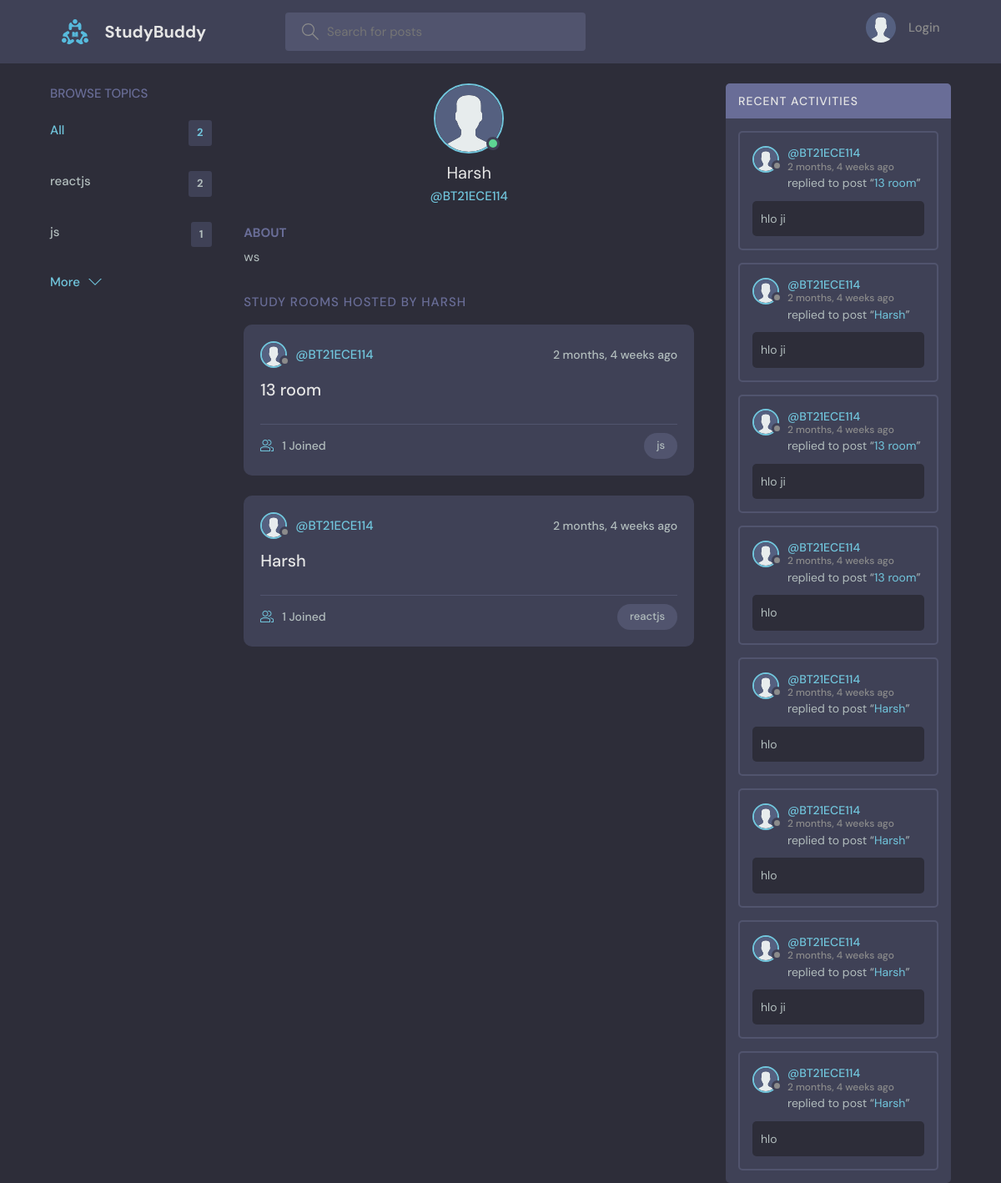
Page /profile/1/ on the committed database.
### base/models.py (models this page shows, shortened)
class Topic(models.Model):
    name = models.CharField(max_length=200)

class User(AbstractUser):
    name = models.CharField(max_length=200, null=True)
    email = models.EmailField(unique=True, null=True)
    bio = models.TextField(null=True)
    avatar = models.ImageField(null=True, default="avatar.svg")
    USERNAME_FIELD = 'email'
    REQUIRED_FIELDS = []
    objects=UserManager()

class Room(models.Model):
    host = models.ForeignKey(User, on_delete=models.SET_NULL, null=True)
    topic = models.ForeignKey(Topic, on_delete=models.SET_NULL, null=True)
    name = models.CharField(max_length=200)
    description = models.TextField(null=True, blank=True)
    participants = models.ManyToManyField(
        User, related_name='participants', blank=True)
    updated = models.DateTimeField(auto_now=True)
    created = models.DateTimeField(auto_now_add=True)
    class Meta:
        ordering = ['-updated', '-created']
    def __str__(self):
        return self.name

class Message(models.Model):
    user = models.ForeignKey(User, on_delete=models.CASCADE)
    room = models.ForeignKey(Room, on_delete=models.CASCADE)
    body = models.TextField()
    updated = models.DateTimeField(auto_now=True)
    created = models.DateTimeField(auto_now_add=True)
    class Meta:
        ordering = ['-updated', '-created']

### base/views.py (the view)
# urls.py: path('profile/<str:pk>/', views.userProfile, name="user-profile"),
def userProfile(request, pk):
    user = User.objects.get(id=pk)
    rooms = user.room_set.all()
    room_messages = user.message_set.all()
    topics = Topic.objects.all()
    context = {'user': user, 'rooms': rooms,
               'room_messages': room_messages, 'topics': topics}
    return render(request, 'base/profile.html', context)

### base/templates/base/profile.html (shortened to what this page needs)
{% extends 'main.html' %}
{% block content %}
<main class="profile-page layout layout--3">
  <div class="container">
    {% include 'base/topics_component.html' %}
    <div class="roomList">
      <div class="profile">
        <div class="profile__avatar">
          <div class="avatar avatar--large active">
            <img src="{{user.avatar.url}}" />
          </div>
        </div>
        <div class="profile__info">
          <h3>{{user.name}}</h3>
          <p>@{{user.username}}</p>
        </div>
        <div class="profile__about">
          <h3>About</h3>
          <p>
            {{user.bio}}
          </p>
        </div>
      </div>
      <div class="roomList__header">
        <div>
          <h2>Study Rooms Hosted by HARSH</a>
          </h2>
        </div>
      </div>
      {% include 'base/feed_component.html' %}
    </div>
    {% include 'base/activity_component.html' %}
  </div>
</main>
{% endblock content %}

### templates/main.html (shortened to what this page needs)
<!DOCTYPE html>
{% load static %}
<html lang="en">
<head>
    <link rel="stylesheet" href="{% static 'styles/style.css' %}" />
</head>
<body>
    {% include 'navbar.html' %}
    {% block content %}
    {% endblock %}
</body>
</html>

### templates/navbar.html (shortened to what this page needs)
{% load static %}
<header class="header header--loggedIn">
    <div class="container">
        <a href="{% url 'home' %}" class="header__logo">
            <img src="{% static 'images/logo.svg' %}" />
            <h1>StudyBuddy</h1>
        </a>
        <form class="header__search" method="GET" action="{% url 'home' %}">
            <label>
                <input name="q" placeholder="Search for posts" />
            </label>
        </form>
        <nav class="header__menu">
            {% if request.user.is_authenticated %}
            <div class="header__user">
                <a href="{% url 'update-user' %}">
                    <div class="avatar avatar--medium active">
                        <img src="{{request.user.avatar.url}}" />
                    </div>
                    <p>{{request.user.username}} <span>@{{request.user.username}}</span></p>
                </a>
                <button class="dropdown-button">
                    <svg version="1.1" xmlns="http://www.w3.org/2000/svg" width="32" height="32" viewBox="0 0 32 32">
                        <title>chevron-down</title>
                        <path d="M16 21l-13-13h-3l16 16 16-16h-3l-13 13z"></path>
                    </svg>
                </button>
            </div>
            {% else %}
            <a href="{% url 'login' %}">
                <img src="{% static 'images/avatar.svg' %}" />
                <p>Login</p>
            </a>
            {% endif %}
        </nav>
    </div>
</header>

### base/templates/base/topics_component.html
<div class="topics">
    <div class="topics__header">
        <h2>Browse Topics</h2>
    </div>
    <ul class="topics__list">
        <li>
            <a href="{% url 'home' %}" class="active">All <span>{{topics.count}}</span></a>
        </li>
        {% for topic in topics %}
        <li>
            <a href="{% url 'home' %}?q={{topic.name}}">{{topic.name}}<span>{{topic.room_set.all.count}}</span></a>
        </li>
        {% endfor %}
    </ul>
    <a class="btn btn--link" href="{% url 'topics' %}">
        More
        <svg version="1.1" xmlns="http://www.w3.org/2000/svg" width="32" height="32" viewBox="0 0 32 32">
            <title>chevron-down</title>
            <path d="M16 21l-13-13h-3l16 16 16-16h-3l-13 13z"></path>
        </svg>
    </a>
</div>

### base/templates/base/feed_component.html (shortened to what this page needs)
{% for room in rooms %}
<div class="roomListRoom">
    <div class="roomListRoom__header">
        <a href="{% url 'user-profile' room.host.id %}" class="roomListRoom__author">
            <div class="avatar avatar--small">
                <img src="{{room.host.avatar.url}}" />
            </div>
            <span>@{{room.host.username}}</span>
        </a>
        <div class="roomListRoom__actions">
            <span>{{room.created|timesince}} ago</span>
        </div>
    </div>
    <div class="roomListRoom__content">
        <a href="{% url 'room' room.id %}">{{room.name}}</a>
    </div>
    <div class="roomListRoom__meta">
        <a href="{% url 'room' room.id %}" class="roomListRoom__joined">
            {{room.participants.all.count}} Joined
        </a>
        <p class="roomListRoom__topic">{{room.topic.name}}</p>
    </div>
</div>
{% endfor %}

### base/templates/base/activity_component.html (shortened to what this page needs)
<div class="activities">
    <div class="activities__header">
        <h2>Recent Activities</h2>
    </div>
    {% for message in room_messages %}
    <div class="activities__box">
        <div class="activities__boxHeader roomListRoom__header">
            <a href="{% url 'user-profile' message.user.id %}" class="roomListRoom__author">
                <div class="avatar avatar--small">
                    <img src="{{message.user.avatar.url}}" />
                </div>
                <p>
                    @{{message.user.username}}
                    <span>{{message.created|timesince}} ago</span>
                </p>
            </a>
        </div>
        <div class="activities__boxContent">
            <p>replied to post “<a href="{% url 'room' message.room.id %}">{{message.room}}</a>”</p>
            <div class="activities__boxRoomContent">{{message.body}}</div>
        </div>
    </div>
    {% endfor %}
</div>

### rows in the picture
Topic: name "reactjs", room_set.all.count "2"
Topic: name "js", room_set.all.count "1"
User: avatar (placeholder picture), name "Harsh", username "BT21ECE114", bio "ws"
Room: host.avatar (placeholder picture), host.username "BT21ECE114", created "2 months, 4 weeks", name "13 room", participants.all.count "1", topic.name "js"
Room: host.avatar (placeholder picture), host.username "BT21ECE114", created "2 months, 4 weeks", name "Harsh", participants.all.count "1", topic.name "reactjs"
Message: user.avatar (placeholder picture), user.username "BT21ECE114", created "2 months, 4 weeks", room "13 room", body "hlo ji"
Message: user.avatar (placeholder picture), user.username "BT21ECE114", created "2 months, 4 weeks", room "Harsh", body "hlo ji"
Message: user.avatar (placeholder picture), user.username "BT21ECE114", created "2 months, 4 weeks", room "13 room", body "hlo ji"
Message: user.avatar (placeholder picture), user.username "BT21ECE114", created "2 months, 4 weeks", room "13 room", body "hlo"
Message: user.avatar (placeholder picture), user.username "BT21ECE114", created "2 months, 4 weeks", room "Harsh", body "hlo"
Message: user.avatar (placeholder picture), user.username "BT21ECE114", created "2 months, 4 weeks", room "Harsh", body "hlo"
Message: user.avatar (placeholder picture), user.username "BT21ECE114", created "2 months, 4 weeks", room "Harsh", body "hlo ji"
Message: user.avatar (placeholder picture), user.username "BT21ECE114", created "2 months, 4 weeks", room "Harsh", body "hlo"

### other values in the picture
{{ topics.count }} "2"
